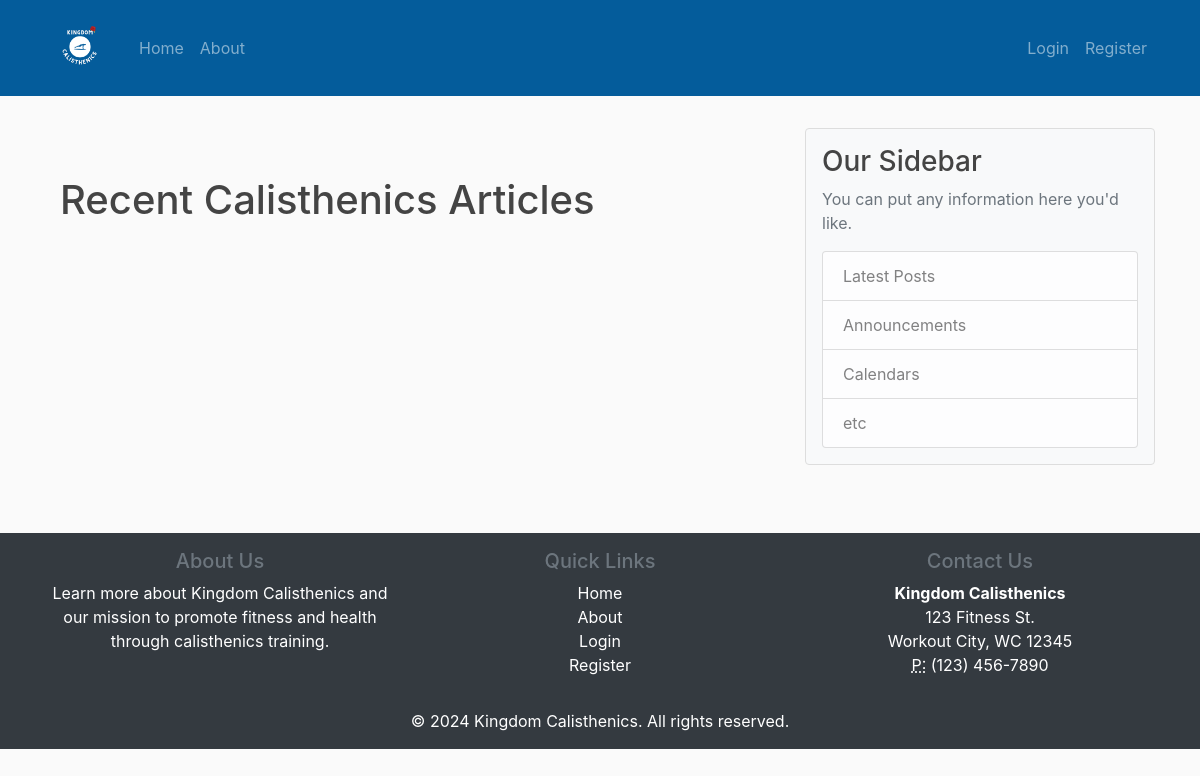
Page /home on the earlier database version.
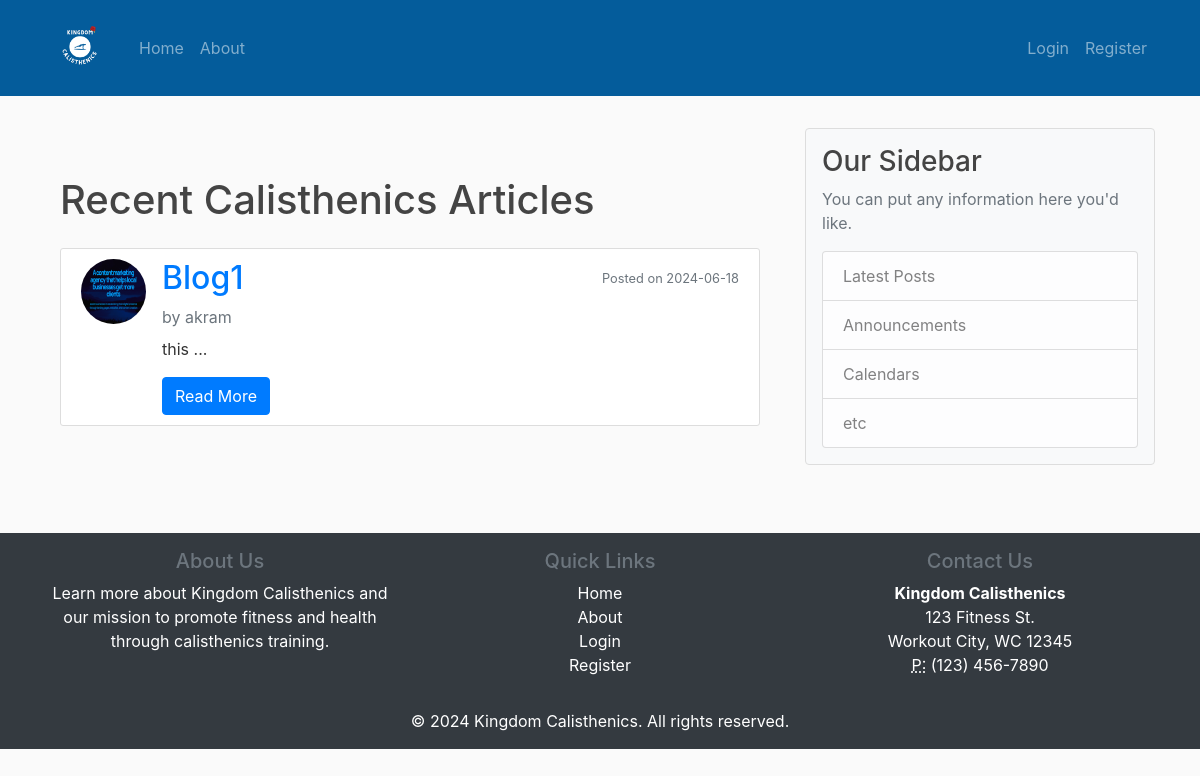
Same page on the later database version.
### CalisthenicsBlog/models.py (models this page shows, shortened)
class Post(db.Model):
    id = db.Column(db.Integer, primary_key=True)
    title = db.Column(db.String(100), nullable=False)
    date_posted = db.Column(db.DateTime, nullable=False, default=datetime.utcnow)
    content = db.Column(db.Text, nullable=False)
    user_id = db.Column(db.Integer, db.ForeignKey('user.id'), nullable=False)

class User(db.Model, UserMixin):
    id = db.Column(db.Integer, primary_key=True)
    username = db.Column(db.String(20), unique=True, nullable=False)
    email = db.Column(db.String(120), unique=True, nullable=False)
    image_file = db.Column(db.String(20), nullable=False, default='default.png')
    password = db.Column(db.String(60), nullable=False)
    posts = db.relationship('Post', backref='author', lazy=True)

### CalisthenicsBlog/routes.py (the view)
@app.route("/")
@app.route("/home")
def home():
    posts = Post.query.order_by(Post.date_posted.desc()).all()
    return render_template('home.html', posts=posts)

### CalisthenicsBlog/templates/home.html
{% extends "layout.html" %}
{% block content %}
    <div class="container mt-5">
        <h1 class="mb-4">Recent Calisthenics Articles</h1>
        {% for post in posts %}
        <article class="media content-section mb-4">
            <img class="rounded-circle article-img" src="{{ url_for('static', filename='profile_pics/' + post.author.image_file) }}" alt="">
            <div class="media-body">
                <div class="d-flex justify-content-between align-items-center mb-2">
                    <h2 class="article-title mb-0"><a href="{{ url_for('post', post_id=post.id) }}">{{ post.title }}</a></h2>
                    <small class="text-muted">Posted on {{ post.date_posted.strftime('%Y-%m-%d') }}</small>
                </div>
                <div class="mb-2">
                    <a class="text-secondary" href="#">by {{ post.author.username }}</a>
                </div>
                <p class="article-content">{{ post.content[:5] | safe}}...</p>
                <a href="{{ url_for('post', post_id=post.id) }}" class="btn btn-primary">Read More</a>
            </div>
        </article>
        {% endfor %}
    </div>
{% endblock content %}

### CalisthenicsBlog/templates/layout.html (shortened to what this page needs)
<!DOCTYPE html>
<html lang="en">
<head>
    <link rel="stylesheet" href="https://cdn.jsdelivr.net/npm/bootstrap@4.4.1/dist/css/bootstrap.min.css">
    <link rel="stylesheet" type="text/css" href="{{ url_for('static', filename='main.css')}}">
</head>
<body>
<nav class="navbar navbar-expand-md navbar-dark bg-steel fixed-top">
    <div class="container">
        <a class="navbar-brand" href="/">
            <img src="{{ url_for('static', filename='images/logo3.png') }}" alt="Logo" style="width: 70px; height: auto;">
        </a>
        <div class="collapse navbar-collapse" id="navbarNav">
            <ul class="navbar-nav mr-auto">
                <li class="nav-item">
                    <a class="nav-link" href="/">Home</a>
                </li>
                <li class="nav-item">
                    <a class="nav-link" href="/about">About</a>
                </li>
            </ul>
            <ul class="navbar-nav ml-auto">
                {% if current_user.is_authenticated %}
                <li class="nav-item">
                    <a class="nav-link" href="{{ url_for('new_post')}}">New Post</a>
                </li>
                    <li class="nav-item">
                        <a class="nav-link" href="{{ url_for('account')}}">Account</a>
                    </li>
                    <li class="nav-item">
                        <a class="nav-link" href="{{ url_for('logout')}}">Logout</a>
                    </li>
                {% else %}
                    <li class="nav-item">
                        <a class="nav-link" href="{{ url_for('login')}}">Login</a>
                    </li>
                    <li class="nav-item">
                        <a class="nav-link" href="{{ url_for('register')}}">Register</a>
                    </li>
                {% endif %}
            </ul>
        </div>
    </div>
</nav>
<main role="main" class="container py-5 mt-5">
    <div class="row">
        <div class="col-md-8">
            {% block content %}{% endblock %}
        </div>
        <div class="col-md-4">
            <div class="content-section p-3 bg-light rounded">
                <h3>Our Sidebar</h3>
                <p class='text-muted'>You can put any information here you'd like.</p>
                <ul class="list-group">
                    <li class="list-group-item list-group-item-light">Latest Posts</li>
                    <li class="list-group-item list-group-item-light">Announcements</li>
                    <li class="list-group-item list-group-item-light">Calendars</li>
                    <li class="list-group-item list-group-item-light">etc</li>
                </ul>
            </div>
        </div>
    </div>
</main>
<footer class="footer mt-auto py-3 bg-dark text-white text-center">
    <div class="container">
        <div class="row">
            <div class="col-md-4 ">
                <h5 class="text-secondary">About Us</h5>
                <p>Learn more about Kingdom Calisthenics and our mission to promote fitness and health through calisthenics training.</p>
            </div>
            <div class="col-md-4">
                <h5 class="text-secondary">Quick Links</h5>
                <ul class="list-unstyled">
                    <li><a href="/" class="text-white">Home</a></li>
                    <li><a href="/about" class="text-white">About</a></li>
                    <li><a href="/login" class="text-white">Login</a></li>
                    <li><a href="/register" class="text-white">Register</a></li>
                </ul>
            </div>
            <div class="col-md-4">
                <h5 class="text-secondary">Contact Us</h5>
                <address>
                    <strong>Kingdom Calisthenics</strong><br>
                    123 Fitness St.<br>
                    Workout City, WC 12345<br>
                    <abbr title="Phone">P:</abbr> (123) 456-7890
                </address>
            </div>
        </div>
        <div class="text-center mt-3">
            &copy; 2024 Kingdom Calisthenics. All rights reserved.
        </div>
    </div>
</footer>
</body>
</html>

### CalisthenicsBlog/static/main.css (style rules this page uses)
body { background: #fafafa; color: #333333; margin-top: 5rem; }
h1, h2, h3, h4, h5, h6 { color: #444444; }
.bg-steel { background-color: #045c9b; }
.content-section { background: #ffffff; padding: 10px 20px; border: 1px solid #dddddd; border-radius: 3px; margin-bottom: 20px; }
.article-title { color: #444444; }
.article-content { white-space: pre-line; }
.article-img { height: 65px; width: 65px; margin-right: 16px; }

Differences in the rows shown:
added Post: image_file (picture), title "Blog1", date_posted "2024-06-18", author.username "akram", content "this"
